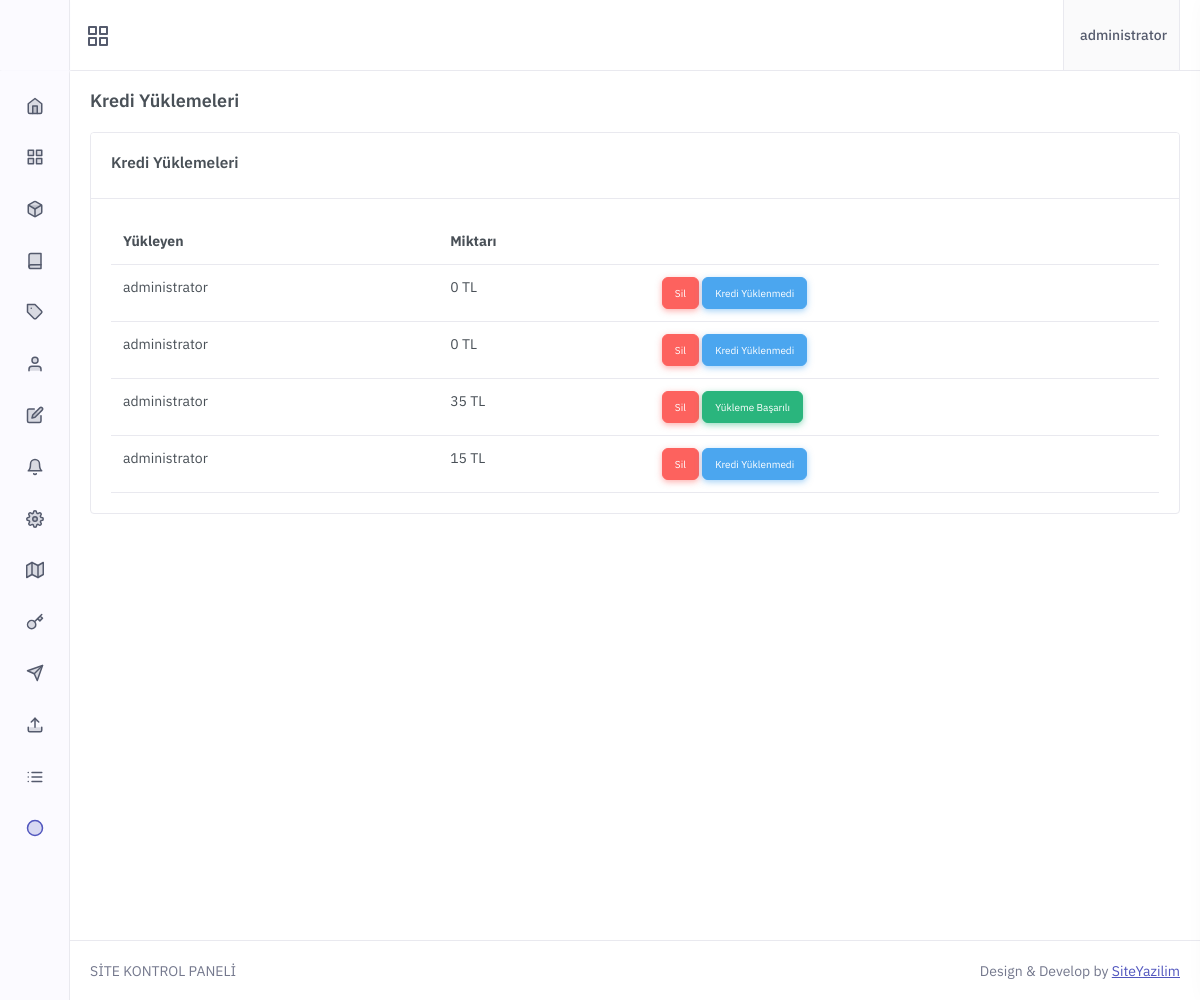
The app's page /Dosyalar/admin/a-yuklemeler.php (signed in) with its own data.
### tables this page shows
CREATE TABLE `uyeler` (
  `id` int(11) NOT NULL,
  `email` varchar(255) NOT NULL,
  `username` varchar(255) NOT NULL,
  `pass` varchar(255) NOT NULL,
  `telefon` varchar(50) NOT NULL,
  `yetki` enum('1','2') NOT NULL DEFAULT '1',
  `bakiye` decimal(20,2) NOT NULL DEFAULT 0.00,
  `tarih` datetime NOT NULL
);

CREATE TABLE `shopierOrder` (
  `id` int(11) NOT NULL,
  `orderNo` varchar(255) NOT NULL,
  `user_id` int(11) NOT NULL,
  `amount` double NOT NULL,
  `status` tinyint(1) NOT NULL
);

### Dosyalar/admin/admin-header.php (called while the page is built, shortened)
<?php
 include'../baglan.php' ;
 if (isset($_SESSION["mail"])) {
 $mail  = $_SESSION["mail"];
 $kbilgi= $vt->query("select * from uyeler where email='$mail'")->fetch();
 if ($kbilgi["yetki"]>0) {
 }  else if($kbilgi["yetki"]==0){ header("Location:../logout.php"); } } elseif(!isset($_SESSION["mail"])){header("Location:admin-login.php");}
?>

### Dosyalar/admin/a-yuklemeler.php (the view, shortened to what this page needs)
<?php include 'admin-header.php'; if($kbilgi["yetki"] == 2){ ?>
<?php include 'admin-menu.php';?>
            <div class="main-content">
                <div class="page-content">
                    <div class="container-fluid">
                        <div class="row">
                            <div class="col-12">
                                <div class="page-title-box d-sm-flex align-items-center justify-content-between">
                                    <h4 class="mb-sm-0 font-size-18">Kredi Yüklemeleri</h4>
                                </div>
                            </div>
                        </div>
		  <div class="row">
					            <div class="col-xl-12">
                            <div class="card">
                                <div class="card-header">
                                    <h4 class="card-title">Kredi Yüklemeleri</h4>
                                </div>
                                <div class="card-body">
                                    <div class="table-responsive">
                                        <table class="table mb-0">
                                            <thead>
                                                <tr>
                                                    <th>Yükleyen</th>
                                                    <th>Miktarı</th>
                                                    <th> </th>
                                                </tr>
                                            </thead>
                                            <tbody>
	<?php $shopierOrder  = $vt->query("select * from shopierOrder Order By id DESC")->fetchAll(PDO::FETCH_ASSOC); foreach ($shopierOrder as $shopierOrder) {  ?>
	<?php 		  if ($shopierOrder["user_id"]==$user_id) {}
                     else{
                       $kullaniciID = $shopierOrder["user_id"];
                       $kullanicibul  = $vt->query("select * from uyeler where id='$kullaniciID' ")->fetch();
					 }
					 ?>
                                                <tr>
                                                    <td><?php echo $kullanicibul["username"]; ?></td>
                                                    <td> <?php echo $shopierOrder["amount"];?> TL </td>
                                                    <td>
													<a style="border-radius:6px;  font-size:10px;" class="btn btn-danger" href="?id=<?php echo $shopierOrder["id"] ?>&sil=ok">
			<font color="white">Sil</font>
			</a>
													<?php if ($shopierOrder["status"]==1) {echo '<span style="border-radius:6px;  font-size:10px;" class="btn btn-success">Yükleme Başarılı</span>';}
 elseif ($shopierOrder["status"]==0) {echo '<span style="border-radius:6px;  font-size:10px;" class="btn btn-info">Kredi Yüklenmedi</span>';} ?></td>
                                                </tr>
 <?php } ?>
                                            </tbody>
                                        </table>
                                    </div>
                                </div>
                            </div>
                        </div>
				      </div>
                    </div>
                </div>
<?php include 'admin-footer.php'; } ?>

### Dosyalar/admin/admin-menu.php (shortened to what this page needs)
<!doctype html>
<html lang="tr">
    <head>
        <link href="../epin/admin/vs.css" rel="stylesheet" type="text/css" />
        <link rel="stylesheet" href="../epin/admin/pre.css" type="text/css" />
        <link href="../epin/admin/bootstrap.css" id="bootstrap-style" rel="stylesheet" type="text/css" />
        <link href="../epin/admin/icon.css" rel="stylesheet" type="text/css" />
		<link href="../epin/admin/all.css" rel="stylesheet" type="text/css" />
        <link href="../epin/admin/app.css" id="app-style" rel="stylesheet" type="text/css" />
		<link href="../epin/admin/font-awesome-4.1.0/css/font-awesome.min.css" rel="stylesheet" type="text/css">
    </head>
    <body>
        <div id="layout-wrapper">
            <header id="page-topbar">
                <div class="navbar-header">
                    <div class="d-flex">
                        <div class="navbar-brand-box">
                        </div>
                        <button type="button" class="btn btn-sm px-3 font-size-16 header-item" id="vertical-menu-btn">
                        </button>
                    </div>
                    <div class="d-flex">
                        <div class="dropdown d-inline-block">
                            <button type="button" class="btn header-item bg-soft-light border-start border-end" id="page-header-user-dropdown"
                            data-bs-toggle="dropdown" aria-haspopup="true" aria-expanded="false">
                                <span class="d-none d-xl-inline-block ms-1 fw-medium"><?php echo $kbilgi["username"];?></span>
                            </button>
                        </div>
                    </div>
                </div>
            </header>
            <div class="vertical-menu">
                <div data-simplebar class="h-100">
                    <div id="sidebar-menu">
                        <ul class="metismenu list-unstyled" id="side-menu">
                            <li>
                                <a href="index.php">
                                    <i data-feather="home"></i>
                                </a>
                            </li>
                            <li>
                                <a href="javascript: void(0);">
                                    <i data-feather="grid"></i>
                                </a>
                            </li>
                            <li>
                                <a href="javascript: void(0);">
                                    <i data-feather="box"></i>
                                </a>
                            </li>
                            <li>
                                <a href="javascript: void(0);">
                                    <i data-feather="book"></i>
                                </a>
                            </li>
					       <li>
                                <a href="a-siparisler.php">
                                    <i data-feather="tag"></i>
                                </a>
                            </li>
     <li>
                                <a href="a-uyeler.php">
                                    <i data-feather="user"></i>
                                </a>
                            </li>
     <li>
                                <a href="destek.php">
                                    <i data-feather="edit"></i>
                                </a>
                            </li>
     <li>
                                <a href="bildirimler.php">
                                    <i data-feather="bell"></i>
                                </a>
                            </li>
						         <li>
                                <a href="a-ayarlar.php">
                                    <i data-feather="settings"></i>
                                </a>
                            </li>
        <li>
                                <a href="sidebar-ekle.php">
                                    <i data-feather="map"></i>
                                </a>
                            </li>
						         <li>
                                <a href="kupon.php">
                                    <i data-feather="key"></i>
                                </a>
                            </li>
							     <li>
                                <a href="b-yorumlar.php">
                                    <i data-feather="send"></i>
                                </a>
                            </li>
							       <li>
                                <a href="dosya-yukle.php">
                                    <i data-feather="upload"></i>
                                </a>
                            </li>
					           <li>
                                <a href="banka.php">
                                    <i data-feather="list"></i>
                                </a>
                            </li>
           <li>
                                <a href="a-yuklemeler.php">
                                    <i data-feather="circle"></i>
                                </a>
                            </li>
                        </ul>
                    </div>
                </div>
            </div>

### records on screen
uyeler: username "administrator"
shopierorder: user.username "administrator", amount "0", status "Kredi Yüklenmedi"
shopierorder: user.username "administrator", amount "0", status "Kredi Yüklenmedi"
shopierorder: user.username "administrator", amount "35", status "Yükleme Başarılı"
shopierorder: user.username "administrator", amount "15", status "Kredi Yüklenmedi"
